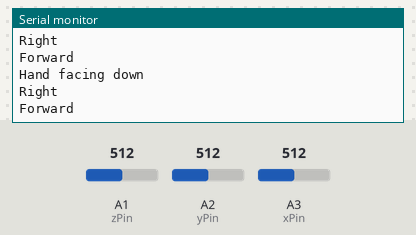
A sketch run on a simulated Arduino Uno, built with avr-gcc and run on an emulated ATmega328P. Parts: the last lines printed to the serial monitor. The test bench sets the inputs (shaded band); at power-on: A2 (yPin) = 512, A1 (zPin) = 512, A3 (xPin) = 512.

Above: at 3.2 s.
3.3 s: A2 (yPin) set to 379
4.8 s: A2 (yPin) set to 357
At 5.03 s:
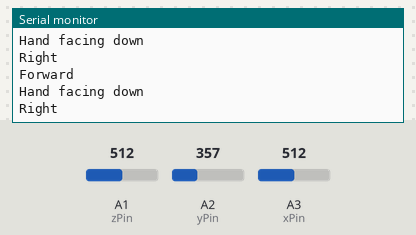
9.9 s: A2 (yPin) set to 303
At 10.14 s:
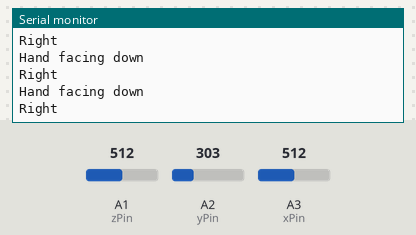
11.4 s: A2 (yPin) set to 271
At 11.64 s:
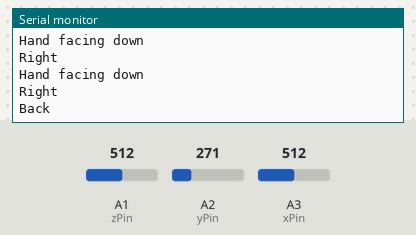

Measured:
- the behaviour switches between 371 and 370 on A2 (yPin) (found by bisection; images 0 and 1)
- the behaviour switches between 290 and 289 on A2 (yPin) (found by bisection; images 2 and 3)
- after the input at 11.4 s, the serial monitor: prints a new line after 0.05 s (image 3)

The sketch:

Accelerometer_module.ino
```cpp
/*
  The circuit:
  - analog 1: z-axis
  - analog 2: y-axis
  - analog 3: x-axis
  Possble Case-
  - analog 0/GND: ground
  - analog 4/5V: vcc
*/

//const int groundpin = A0;
//const int powerpin = A4;
const int xPin = A3;
const int yPin = A2;
const int zPin = A1;

int xInit;
int yInit;
int zInit;

int xRead;
int yRead;
int zRead;

void setup() {
  Serial.begin(9600);

  // Provide ground and power by using the analog inputs as normal digital pins.
  // This makes it possible to directly connect the breakout board to the
  // Arduino. If you use the normal 5V and GND pins on the Arduino,
  // you can remove these lines.
  //  pinMode(groundpin, OUTPUT);
  //  pinMode(powerpin, OUTPUT);
  //  digitalWrite(groundpin, LOW);
  //  digitalWrite(powerpin, HIGH);

  //Get initial value of sensors
  xInit = analogRead(xPin);
  yInit = analogRead(yPin);
  zInit = analogRead(zPin);
}

void loop() {

  xRead = analogRead(xPin) ;
  yRead = analogRead(yPin) ;
  zRead = analogRead(zPin) ;

  if (zRead < 330)
    Serial.println("Hand facing up");
  else if (zRead > 400)
    Serial.println("Hand facing down");

  if (xRead > 300 && xRead < 380 && yRead > 290 && yRead < 370)
    Serial.println("Center");
  else {
    if (xRead < 300)
      Serial.println("Left");
    else if (xRead > 380)
      Serial.println("Right");

    if (yRead < 290)
      Serial.println("Back");
    else if (yRead > 370)
      Serial.println("Forward");
  }
  Serial.println();
  delay(300);
}
```
